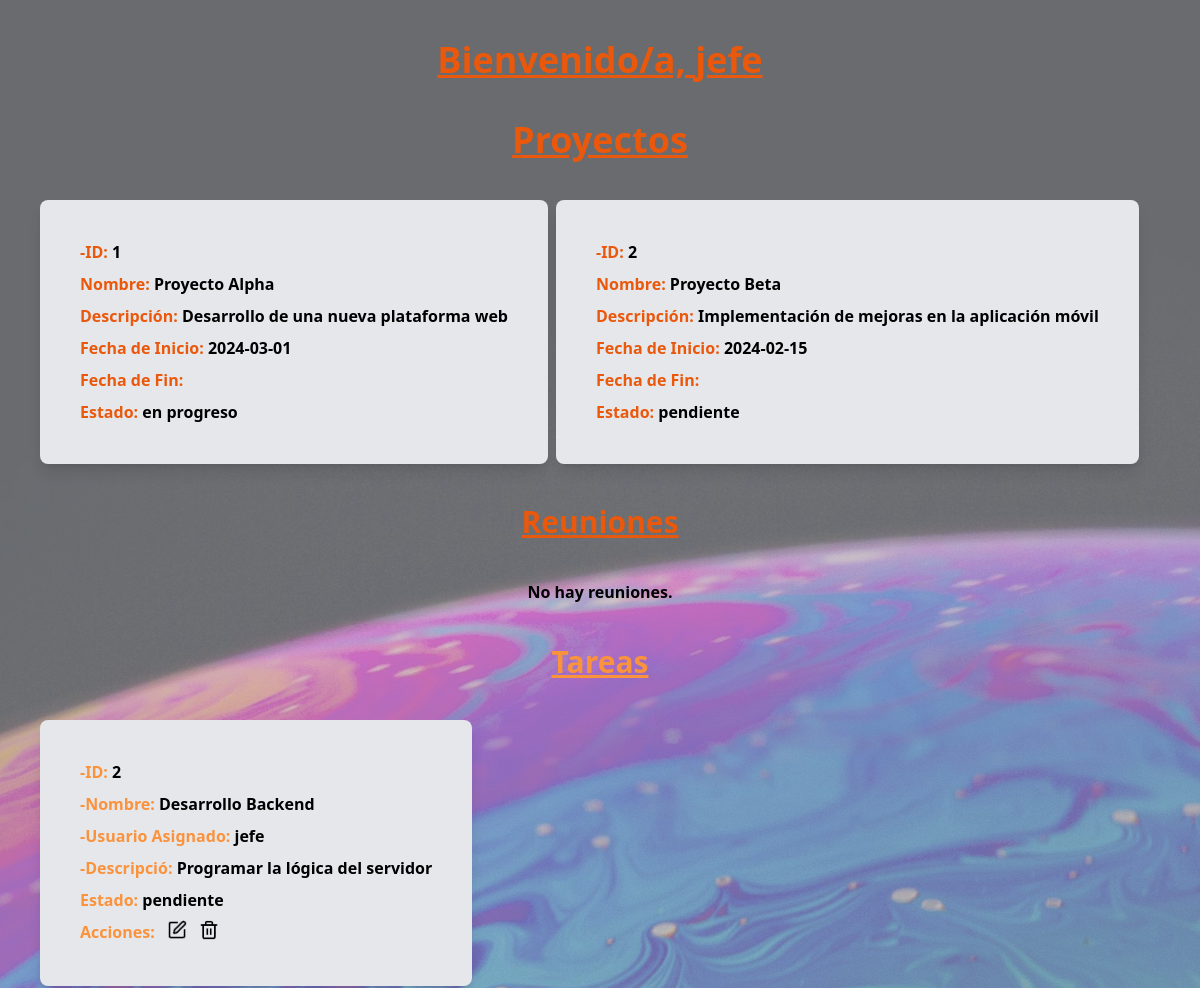
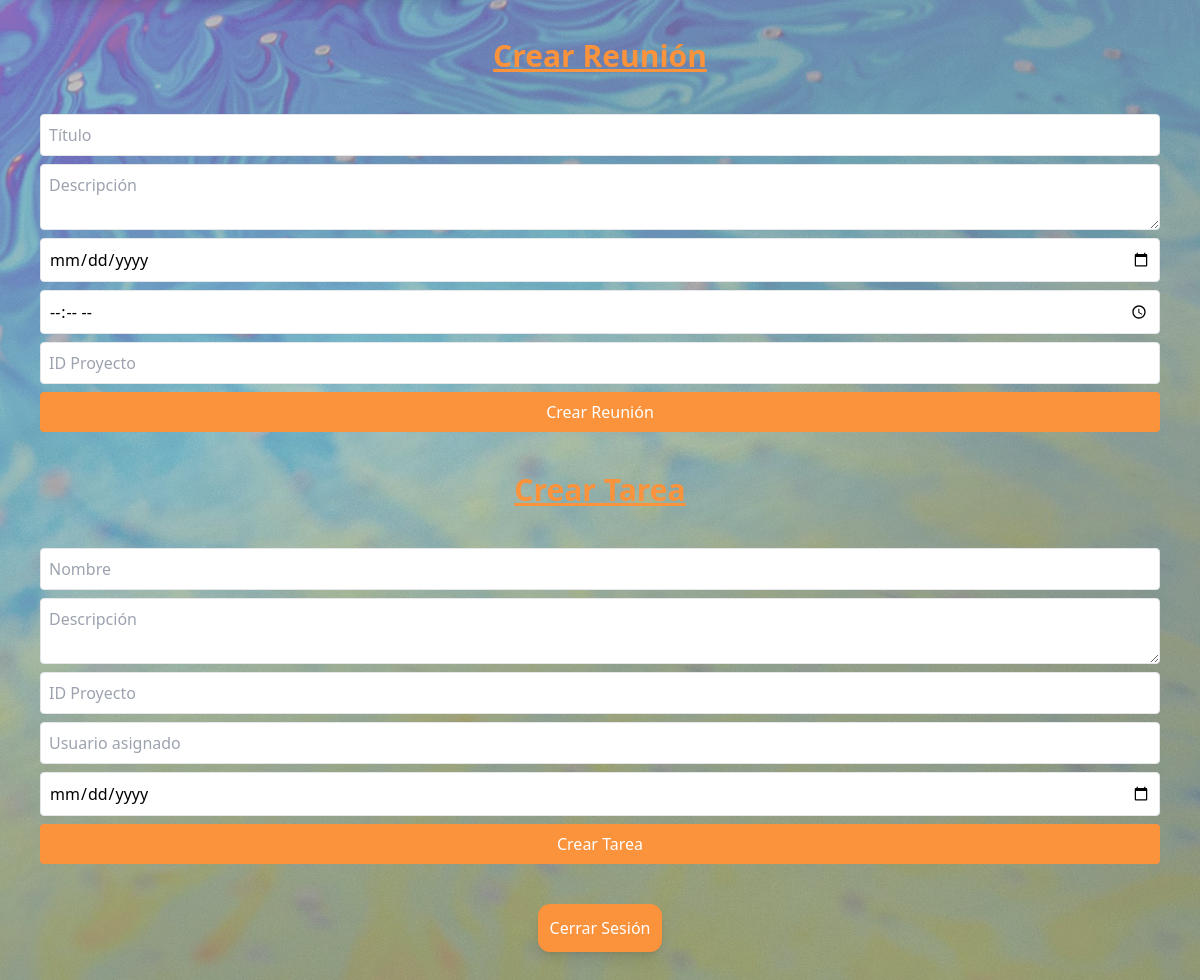
/php/jefeEquipo/jefes-equipo.php (signed in), run on the app's committed database (2 pictures, top to bottom).
### tables this page shows
CREATE TABLE proyectos (
    id_proyecto INT AUTO_INCREMENT PRIMARY KEY,
    nombre VARCHAR(100) NOT NULL,
    descripcion TEXT,
    fecha_inicio DATE NOT NULL,
    fecha_fin DATE CHECK (fecha_fin IS NULL OR fecha_fin > fecha_inicio), 
    estado ENUM('pendiente', 'en progreso', 'completado') NOT NULL
);

CREATE TABLE tareas (
    id_tarea INT AUTO_INCREMENT PRIMARY KEY,
    nombre VARCHAR(100) NOT NULL,
    descripcion TEXT,
    id_proyecto INT NOT NULL,
    usuario VARCHAR(50) NOT NULL,
    fecha_asignacion DATE NOT NULL,
    fecha_vencimiento DATE CHECK (fecha_vencimiento IS NULL OR fecha_vencimiento > fecha_asignacion),
    estado ENUM('pendiente', 'en progreso', 'completada') NOT NULL,
    FOREIGN KEY (id_proyecto) REFERENCES proyectos(id_proyecto) ON DELETE CASCADE,
    FOREIGN KEY (usuario) REFERENCES usuarios(usuario) ON DELETE CASCADE
);

### php/jefeEquipo/jefes-equipo.php (the view, shortened to what this page needs)
<?php
$usuario = $_SESSION['usuario'];
$con = crearConexion();
$sql_reuniones = "SELECT * FROM reuniones WHERE id_proyecto = ?";
$stmt = $con->prepare($sql_reuniones);
$stmt->bind_param("s", $usuario);
$stmt->execute();
$reuniones = $stmt->get_result();
$sql_tareas = "SELECT * FROM tareas WHERE usuario = ?";
$stmt = $con->prepare($sql_tareas);
$stmt->bind_param("s", $usuario);
$stmt->execute();
$tareas = $stmt->get_result();
$sql_proyectos = "SELECT * FROM proyectos";
$proyectos = $con->query($sql_proyectos);
?>
<!DOCTYPE html>
<html>
<head>
    <script src="https://cdn.tailwindcss.com"></script>
</head>
<body class="w-full min-h-screen flex flex-col justify-center items-center bg-cover bg-center bg-fixed z-10 bg-[url('../../img/pixels14.jpg')]">
    <div class="flex flex-col gap-10 p-10 w-full bg-gray-300 justify-center bg-opacity-50 items-center">
        <h2 class="font-bold text-orange-600 text-4xl underline">Bienvenido/a, <?php echo htmlspecialchars($usuario); ?></h2>
        <h2 class="font-bold text-orange-600 text-4xl underline">Proyectos</h2>
        <ul class="flex flex-wrap gap-2 w-full">
            <?php while ($proyecto = $proyectos->fetch_assoc()) { ?>
                <li class="flex gap-5">
                    <?php
                    echo
                    "<div class='flex w-full bg-gray-200 gap-2 rounded-lg shadow-lg p-5'>".
                    "<div class='flex flex-col w-full gap-2 p-5'>".
                        "<p class='font-bold text-orange-600'>-ID: <span class='text-black'>".htmlspecialchars($proyecto['id_proyecto'])."</p>".
                        "<p class='font-bold text-orange-600'>Nombre: <span class='text-black'>".htmlspecialchars($proyecto['nombre'])."</p>".
                        "<p class='font-bold text-orange-600'>Descripción: <span class='text-black'>".htmlspecialchars($proyecto['descripcion'])."</p>".
                        "<p class='font-bold text-orange-600'>Fecha de Inicio: <span class='text-black'>".htmlspecialchars($proyecto['fecha_inicio'])."</p>".
                        "<p class='font-bold text-orange-600'>Fecha de Fin: <span class='text-black'>".htmlspecialchars($proyecto['fecha_fin'])."</p>".
                        "<p class='font-bold text-orange-600'>Estado: <span class='text-black'>".htmlspecialchars($proyecto['estado'])."</p>"
                    ?>
                <?php echo "</div></div>"; ?>
                </li>
            <?php } ?>
        </ul>
        <h3 class="font-bold text-orange-600 text-3xl underline">Reuniones</h3>
        <ul>
        <?php if ($reuniones->num_rows == 0) { ?>
                        <span class="text-center font-bold">No hay reuniones.</span>
                    <?php } ?>
        </ul>
        <h3 class="font-bold text-orange-400 text-3xl underline">Tareas</h3>
        <ul class="flex gap-2 flex-wrap w-full">
            <?php while ($tarea = $tareas->fetch_assoc()) { ?>
                <li class="flex gap-5">
                    <?php
                    echo
                    "<div class='flex w-full bg-gray-200 gap-2 rounded-lg shadow-lg p-5'>".
                    "<div class='flex flex-col w-full gap-2 p-5'>".
                        " <p class='font-bold text-orange-400'>-ID: <span class='text-black'>". htmlspecialchars($tarea['id_tarea'])."</span></p> ".
                        " <p class='font-bold text-orange-400'>-Nombre: <span class='text-black'>".htmlspecialchars($tarea['nombre'])."</p> ".
                        " <p class='font-bold text-orange-400'>-Usuario Asignado: <span class='text-black'>".htmlspecialchars($tarea['usuario'])."</p>".
                        " <p class='font-bold text-orange-400'>-Descripció: <span class='text-black'>".htmlspecialchars($tarea['descripcion'])."</p>".
                        " <p class='font-bold text-orange-400'>Estado: <span class='text-black'>".htmlspecialchars($tarea['estado'])."</p>"
                     ?>
                    <div class="flex gap-3">
                        <span class="font-bold text-orange-400">Acciones:</span>
                        <form method="POST" action="">
                            <button type="submit" name="editar_tarea" class="cursor-pointer">
                                <img src='../../img/square-pen.png' alt='Editar' style='width: 20px; height: 20px;'
                                    class='hover:bg-green-500 hover:scale-105' />
                            </button>
                        </form>
                        <form method="POST" action="">
                            <button type="submit"
                                onclick="return confirm('¿Estás seguro de que quieres eliminar este usuario?');"
                                class="cursor-pointer">
                                <img src="../../img/trash-2.png" alt="Eliminar" style="width: 20px; height: 20px;"
                                    class="hover:bg-red-500 hover:scale-105">
                            </button>
                        </form>
                    </div>
                <?php echo "</div></div>"; ?>
                </li>
            <?php } ?>
        </ul>
        <h3 class="font-bold text-orange-400 text-3xl underline">Crear Reunión</h3>
        <form method="post" class="flex flex-col w-full gap-2">
            <input type="text" name="titulo" placeholder="Título" required class="p-2 border rounded" />
            <textarea name="descripcion" placeholder="Descripción" required class="p-2 border rounded"></textarea>
            <input type="date" name="fecha" required class="p-2 border rounded" />
            <input type="time" name="hora" required class="p-2 border rounded" />
            <input type="number" name="id_proyecto" placeholder="ID Proyecto" required class="p-2 border rounded" />
            <button type="submit" name="crear_reunion"
                class="p-2 bg-orange-400 hover:bg-orange-700 cursor-pointer text-white rounded">Crear Reunión</button>
        </form>
        <h3 class="font-bold text-orange-400 text-3xl underline">Crear Tarea</h3>
        <form method="post" class="flex flex-col w-full gap-2">
            <input type="text" name="nombre" placeholder="Nombre" required class="p-2 border rounded" />
            <textarea name="descripcion" placeholder="Descripción" required class="p-2 border rounded"></textarea>
            <input type="number" name="id_proyecto" placeholder="ID Proyecto" required class="p-2 border rounded" />
            <input type="text" name="usuario_asignado" placeholder="Usuario asignado" required
                class="p-2 border rounded" />
            <input type="date" name="fecha_vencimiento" required class="p-2 border rounded" />
            <button type="submit" name="crear_tarea"
                class="p-2 bg-orange-400 hover:bg-orange-700 cursor-pointer text-white rounded">Crear Tarea</button>
        </form>
        <form action="../logout.php" method="POST">
            <button type="submit"
                class="p-2 bg-orange-400 rounded-xl shadow-lg cursor-pointer p-3 text-white hover:bg-orange-700">Cerrar
                Sesión</button>
        </form>
    </div>
</body>
</html>

### data on the page
proyectos: id_proyecto "1", nombre "Proyecto Alpha", descripcion "Desarrollo de una nueva plataforma web", fecha_inicio "2024-03-01", estado "en progreso"
proyectos: id_proyecto "2", nombre "Proyecto Beta", descripcion "Implementación de mejoras en la aplicación móvil", fecha_inicio "2024-02-15", estado "pendiente"
tareas: id_tarea "2", nombre "Desarrollo Backend", usuario "jefe", descripcion "Programar la lógica del servidor", estado "pendiente"
